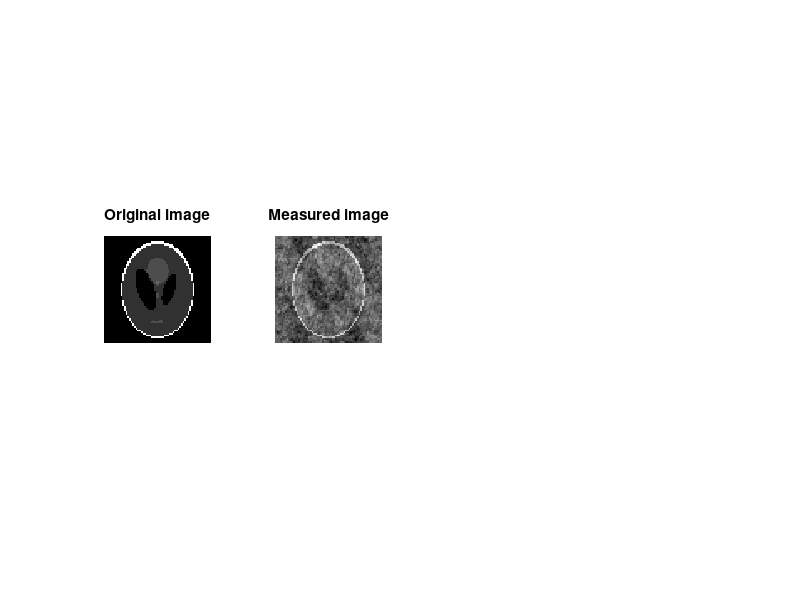

This chart was generated by the following MATLAB code: (Note: this script raises an error after producing the figure.)
%% Exampled_weighted_TVDN
% Example to demonstrate use of TVDN solver when incorporating weights
% (performs one re-weighting of previous solution).


%% Clear workspace
clc;
clear;

%% Define paths
addpath misc/
addpath prox_operators/

%% Parameters
N = 64;
input_snr = 30; % Noise level (on the measurements)
randn('seed', 1); rand('seed', 1);

%% Load image
im = phantom(N);
%
figure(1); clf;
subplot(141), imagesc(im); axis image; axis off;
colormap gray; title('Original image'); drawnow;

%% Create a mask
% Mask
mask = rand(size(im)) < 0.33; ind = find(mask==1);
% Masking matrix (sparse matrix in matlab)
Ma = sparse(1:numel(ind), ind, ones(numel(ind), 1), numel(ind), numel(im));

%% Measure a few Fourier measurements

% Composition (Masking o Fourier)
A = @(x) Ma*reshape(fft2(x)/sqrt(numel(im)), numel(x), 1);
At = @(x) ifft2(reshape(Ma'*x(:), size(im))*sqrt(numel(im)));

% TV sparsity operator
Psit = @(x) x; Psi = Psit;

% Select 33% of Fourier coefficients
y = A(im);

% Add Gaussian i.i.d. noise
sigma_noise = 10^(-input_snr/20)*std(im(:));
y = y + (randn(size(y)) + 1i*randn(size(y)))*sigma_noise/sqrt(2);

% Display the downsampled image
figure(1);
subplot(142); imagesc(real(At(y))); axis image; axis off;
colormap gray; title('Measured image'); drawnow;

%% Reconstruct with TV 

% Tolerance on noise
epsilon = sqrt(chi2inv(0.99, 2*numel(ind))/2)*sigma_noise;

% Parameters for TVDN
param.verbose = 1; % Print log or not
param.rel_obj = 1e-4; % Stopping criterion for the TVDN problem
param.max_iter = 200; % Max. nb. of iterations for the TVDN problem
param.gamma = 1e-1; % Converge parameter
param.nu_B2 = 1; % Bound on the norm of the operator A
param.tol_B2 = 1e-4; % Tolerance for the projection onto the L2-ball
param.tight_B2 = 1; % Indicate if A is a tight frame (1) or not (0)
param.max_iter_TV = 500; % 
param.zero_weights_flag_TV = 0; %
param.identical_weights_flag_TV = 1; %

% Solve TVDN problem (without weights)
sol_1 = sopt_mltb_solve_TVDNoA(y, epsilon, A, At, Psi, Psit, param);

% Show first reconstructed image
figure(1);
subplot(143); imagesc(real(sol_1)); axis image; axis off;
colormap gray; 
title(['First estimate: ', ...
    num2str(sopt_mltb_SNR(im, real(sol_1))), 'dB']);
drawnow;
clc;

%% Re-fine the estimate with weighted TV
% Weights
[param.weights_dx_TV param.weights_dy_TV] = sopt_mltb_gradient_op(real(sol_1));
param.weights_dx_TV = 1./(abs(param.weights_dx_TV)+1e-3);
param.weights_dy_TV = 1./(abs(param.weights_dy_TV)+1e-3);
param.identical_weights_flag_TV = 0;
param.gamma = 1e-3;

% First reconstruction with weights in the gradient
param.zero_weights_flag_TV = 1;
sol_2 = sopt_mltb_solve_TVDNoA(y, epsilon, A, At, Psi, Psit, param);
% Show second reconstructed image
figure(1);
subplot(144); imagesc(real(sol_2)); axis image; axis off;
colormap gray; 
title(['Second estimate: ', ...
    num2str(sopt_mltb_SNR(im, real(sol_2))), 'dB']); 
drawnow;
